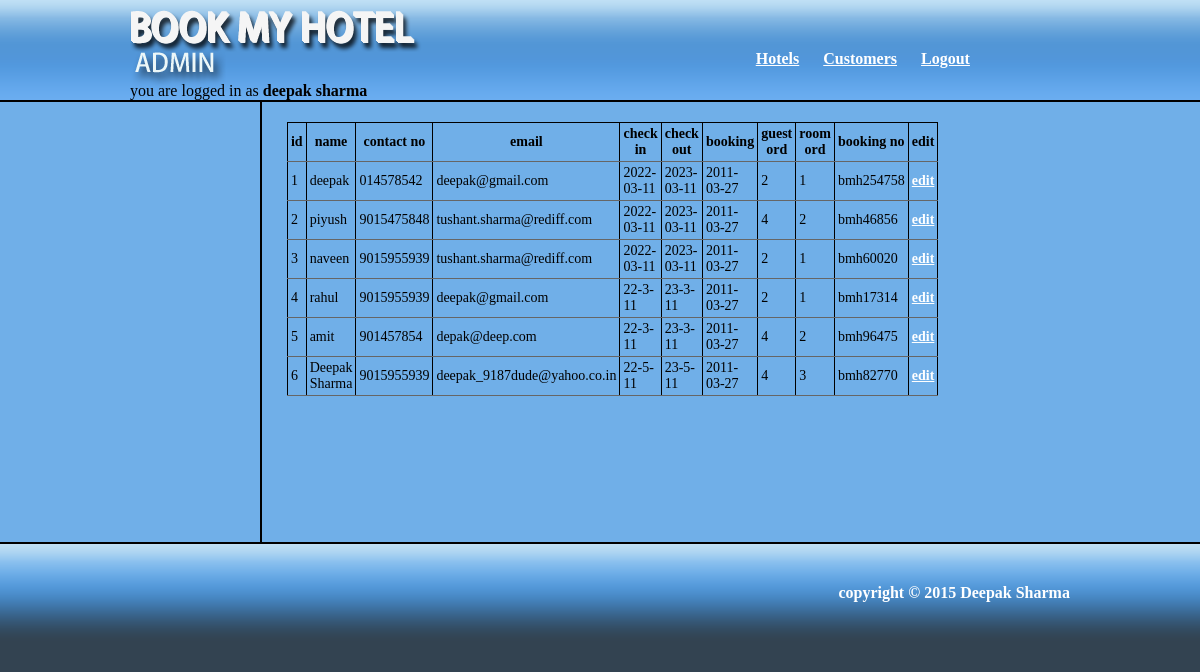
Screenshot of /admin/manager.php?page=customers (signed in) with the database file from the repository.
### tables this page shows
CREATE TABLE IF NOT EXISTS `customers` (
  `id` int(11) NOT NULL AUTO_INCREMENT,
  `name` varchar(50) NOT NULL,
  `contact_number` varchar(15) NOT NULL,
  `email` varchar(50) NOT NULL,
  `check_in_date` varchar(20) NOT NULL,
  `check_out_date` varchar(20) NOT NULL,
  `booking_date` date NOT NULL,
  `guest_ordered` int(11) NOT NULL,
  `room_ordered` int(11) NOT NULL,
  `hotel_code` varchar(20) NOT NULL,
  `booking_no` varchar(50) NOT NULL,
  PRIMARY KEY (`id`)
);

### includes/db.php (called while the page is built, shortened)
<?php
    class db_class{
        public function manager_customers(){
            include_once '../admin/includes/manager_customers.php';
        }
    }
?>

### admin/includes/manager_customers.php (the view)
<table>
    <tr>
        <th>id</th>
        <th>name</th>
        <th>contact no</th>
        <th>email</th>
        <th>check in</th>
        <th>check out</th>
        <th>booking</th>
        <th>guest ord</th>
        <th>room ord</th>
        <th>booking no</th>
        <th>edit</th>
    </tr>
<?php
     $query = "select * from customers";
     $result = mysql_query($query);
     while ($row = mysql_fetch_array($result)) {
        echo "<tr>
            <td>{$row['id']}</td>
            <td>{$row['name']}</td>
            <td>{$row['contact_number']}</td>
            <td>{$row['email']}</td>
            <td>{$row['check_in_date']}</td>
            <td>{$row['check_out_date']}</td>
            <td>{$row['booking_date']}</td>
            <td>{$row['guest_ordered']}</td>
            <td>{$row['room_ordered']}</td>
            <td>{$row['booking_no']}</td>
            <td><a href=\"manager.php?page=edit_customer&id={$row['id']}\"/>edit</a></td>
        </tr>";
    }
?>
</table>

### admin/css/style.css (style rules this page uses)
body { width:99.99%; background: #334351; }
* { margin:0px; padding:0px; }
#content_middle table { border-collapse: collapse; border:1px solid black; width:100%; }
#content_middle tr td, #content_middle tr th { padding:3px; font-size:14px; border-right:1px solid black; border-bottom:1px solid #666666; }
#content_middle tr td a, #content_middle tr th a { color:white; font-weight: bold; }

### rows the page displays
customers: id "1", name "deepak", contact_number "014578542", email "deepak@gmail.com", check_in_date "2022-03-11", check_out_date "2023-03-11", booking_date "2011-03-27", guest_ordered "2", room_ordered "1", booking_no "bmh254758"
customers: id "2", name "piyush", contact_number "9015475848", email "tushant.sharma@rediff.com", check_in_date "2022-03-11", check_out_date "2023-03-11", booking_date "2011-03-27", guest_ordered "4", room_ordered "2", booking_no "bmh46856"
customers: id "3", name "naveen", contact_number "9015955939", email "tushant.sharma@rediff.com", check_in_date "2022-03-11", check_out_date "2023-03-11", booking_date "2011-03-27", guest_ordered "2", room_ordered "1", booking_no "bmh60020"
customers: id "4", name "rahul", contact_number "9015955939", email "deepak@gmail.com", check_in_date "22-3-11", check_out_date "23-3-11", booking_date "2011-03-27", guest_ordered "2", room_ordered "1", booking_no "bmh17314"
customers: id "5", name "amit", contact_number "901457854", email "depak@deep.com", check_in_date "22-3-11", check_out_date "23-3-11", booking_date "2011-03-27", guest_ordered "4", room_ordered "2", booking_no "bmh96475"
customers: id "6", name "Deepak Sharma", contact_number "9015955939", email "deepak_9187dude@yahoo.co.in", check_in_date "22-5-11", check_out_date "23-5-11", booking_date "2011-03-27", guest_ordered "4", room_ordered "3", booking_no "bmh82770"

### other values shown
$_SESSION['name'] "deepak sharma"
